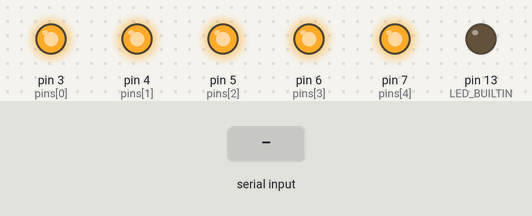
Simulated run of this sketch. Board: Arduino Uno, built with avr-gcc and run on an emulated ATmega328P. Parts: output pins drawn as LEDs (lit = HIGH). The test bench sets the inputs (shaded band).

Above: at 1.2 s.
1.3 s: "90,45,200\n" received over Serial
At 2.6 s:
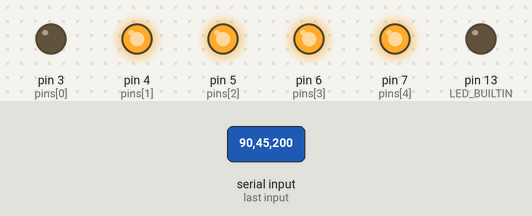
Timing chart, 0 to 4.3 s (numbered marks = the images above; inputs shaded):
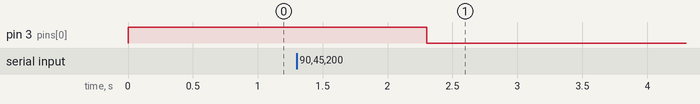

The sketch:

Neurobots_Battle_Royale_3.ino
```cpp
////////////////////////////////////////////////////////////////////////
//            OpenBCI_GUI to Arduino via Serial: EMG                  //
//                                                                    //
//   Tested 6/16/2019 using iMac, Arduino UNO R3, OpenBCI_GUI 4.1.3   //
////////////////////////////////////////////////////////////////////////

#define NUM_CHAN 8 // if using Ganglion set to (4) / if using Cyton set to (8) / if using Cyton+Daisy set to (16)
#define BAUD_RATE 57600 //Tested with 57600 and 115200

#define THRESHOLD 0.25

const byte BufferSize = 96;
char Buffer[BufferSize + 1];
boolean newData = false;
float emgData[NUM_CHAN];
int pins[] = {3, 4, 5, 6, 7};

/* FIRE = pins[0]
   FORWARD = pins[1]
   LEFT = pins[2]
   RIGHT = pins[3]
   BACKWARD = pins[4]
*/

unsigned long delayTime = 500;
unsigned long timeOfLastFire = 0;
unsigned long timeOfLastForward = 0;
unsigned long timeOfLastRight = 0;
unsigned long timeOfLastLeft = 0;
unsigned long timeOfLastBackward = 0;

unsigned long loopLimit = 100;
unsigned long loopTime = 0;

void setup() {
  Serial.begin(BAUD_RATE);
  pinMode(LED_BUILTIN, OUTPUT);

  //set all controller pins to be able to write HIGH/LOW and default to HIGH
  for (int i = 0; i < 5; i++) {
    pinMode(pins[i], OUTPUT);
    digitalWrite(pins[i], HIGH);
  }

}

void loop() {
  // Data Format 4CH
  // 0.999,0.001,0.002,0.003\n
  // Data Format 16CH
  // 0.999,0.001,0.002,0.003,0.004,0.005,0.006,0.007,0.008,0.009,0.010,0.011,0.012,0.013,0.014,0.015\n
  receiveMoreThan64Chars();
  if (newData) {
    parseData(",", Buffer);
    newData = false;
  }

  /* FIRE = pins[0]
     FORWARD = pins[1]
     LEFT = pins[2]
     RIGHT = pins[3]
     BACKWARD = pins[4]
  */

  //only allow FIRE if it's been at least 100ms since ACTIVATE_RIGHT
  if (millis() - loopTime > loopLimit) {
    //if fire is above threshold, deiactivate turn right, then fire ... otherwise, deactive fire
    if (emgData[0] >= THRESHOLD) {    // if fire is above threshold
      digitalWrite(pins[3], HIGH);    // deactivate turn right
      if (millis() - timeOfLastRight > delayTime && millis() - timeOfLastLeft > delayTime && millis() - timeOfLastForward > delayTime && delayTime && millis() - timeOfLastBackward) { //only allow FIRE if it's been at least 100ms since ACTIVATE_RIGHT, ACTIVATE_LEFT, or ACTIVATE_FORWARD
        digitalWrite(pins[0], LOW);     // then FIRE
        timeOfLastFire = millis();
      }
    } else {
      digitalWrite(pins[0], HIGH);    // deactivate fire
    }

    if (millis() - timeOfLastFire > delayTime) { // only check for LEFT, RIGHT, FORWARD, BACK, if it's been a little bit since you've fired

      //if forward or backward are above threshold, deactivate the lower of the two, and activate the higher ... otherwise, deactivate both
      if (emgData[1] >= THRESHOLD || emgData[4] >= THRESHOLD) {    // if forward or backward are above threshold
        if (emgData[1] >= emgData[4]) {        // if forward is greater than backward (giving priority to forward in case of a tie)
          digitalWrite(pins[4], HIGH);    // deactivate backward
          digitalWrite(pins[1], LOW);     // activate forward
          timeOfLastForward = millis();
        } else {
          digitalWrite(pins[1], HIGH);    // deactivate forward
          digitalWrite(pins[4], LOW);     // activate backward
          timeOfLastBackward = 0;
        }
      } else { //if neither are above threshold
        digitalWrite(pins[4], HIGH);    // deactivate backward
        digitalWrite(pins[1], HIGH);    // deactivate forward
      }


      //if left or right are above threshold, deactivate the lower of the two, and activate the higher ... otherwise, deactivate both
      if ((emgData[2] >= THRESHOLD || emgData[3] >= THRESHOLD) && millis() - timeOfLastForward > delayTime && millis() - timeOfLastBackward > delayTime) {    // if left or right are above threshold && it's been a little bit since last back or forward
        if (emgData[2] >= emgData[3]) {        // if left is greater than right (giving priority to left in case of a tie)
          digitalWrite(pins[3], HIGH);    // deactivate RIGHT
          if (millis() - timeOfLastRight > delayTime) {     //only allow ACTIVATE_LEFT if it's been at least 100ms since ACTIVATE_RIGHT
            digitalWrite(pins[2], LOW); // activate LEFT
            timeOfLastLeft = millis();
          }
        } else {
          digitalWrite(pins[2], HIGH);    // deactivate LEFT
          if (millis() - timeOfLastLeft > delayTime) {    //only allow ACTIVATE_RIGHT if it's been at least 100ms since ACTIVATE_LEFT
            digitalWrite(pins[3], LOW); // activate RIGHT
            timeOfLastRight = millis();
          }
        }
      } else { //if neither are above threshold
        digitalWrite(pins[2], HIGH);    // deactivate left
        digitalWrite(pins[3], HIGH);    // deactivate right
      }
    }

    loopTime = millis();

  } //end of check

}

void receiveMoreThan64Chars() {
  if (Serial.available() > 0) {

    // Clear Buffer content
    memset(Buffer, 0, BufferSize + 1);

    while (Serial.available() > 0) {
      // "readBytes" terminates if the determined length has been read, or it
      // times out. It fills "Buffer" with 1 to 96 bytes of data. To change the
      // timeout use: Serial.setTimeout() in setup(). Default timeout is 1000ms.
      Serial.readBytes(Buffer, BufferSize);
    }

    // Print out buffer contents
    //Serial.println(Buffer);

    // You can use Serial.peek() to check if more than 96 chars
    // were in the serial buffer and if Buffer has truncated data.
    // This should never happen because you know what the max length of
    // the incoming data is and you have adequately sized your input buffer.
    if (Serial.peek() != -1) {
      Serial.println("96 byte Buffer Overflowed. ");
    }
    Buffer[BufferSize] = '\0'; //overwrite the \n char with \0 to terminate the string
    newData = true;
  }
}

void parseData(char* delimiter, char* str) {
  char* pch;
  pch = strtok (str, delimiter);
  int i = 0;
  while (pch != NULL) {
    emgData[i] = atof(pch);
    pch = strtok (NULL, ",");
    i++;
  }
}
```

Measured:
- after the input at 1.3 s, pin 3 (pins[0]): HIGH → LOW after 1.0 s
